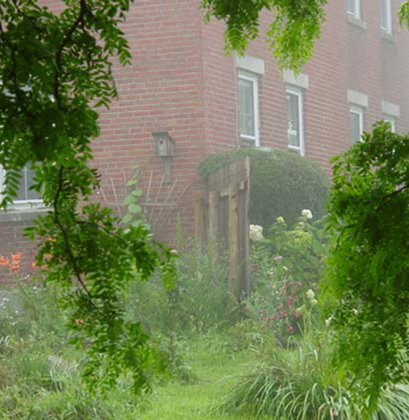
%> input picture test_imgs/test_img_4.png, 409 x 420 px, shrunk from 693 x 711 before the run
$ octave main.m   (GNU Octave 9; MATLAB toolbox functions it lacks are replaced by stand-ins)
%> lines starting %> are read from the running program, lines starting %| are printed output that depends on the picture
### wa.m
function M=wa(I1)
win1=7
s=ones(win1,win1);
sm=1/(win1.^2) .*s;
t1=imfilter(I1,sm,'conv');

% local variance of smmothed image
for i=1:win1
    for j=1:win1
        mo(i,j)=t1(i,j);
        g(i,j)=I1(i,j);
    end
end
% figure(2);
% imshow(g);
for i=1:win1
    for j=1:win1
        vo(i,j)=var(double(mo(:)));
        vg(i,j)=var(double(g(:)));
    end
end

 for i=1:win1
     for j=1:win1
         vn(i,j)=vg(i,j)-vo(i,j);
     end
 end

 for i=1:win1
     for j=1:win1
         del(i,j)=vg(i,j)-vn(i,j);
     end
 end

 for i=1:win1
    for j=1:win1
        if del(i,j)>0
            eta(i,j)=del(i,j);
        else
            eta(i,j)=0;
        end
    end
 end

[temp,originalpos] = sort( del, 'descend' );
n2 = temp(1:3);
max_n1=sum(n2);
k=(1/3).*max_n1;
u=1000/k;

for i=1:win1
    for j=1:win1
        M(i,j)=1/(1+inv(u.*eta(i,j)));
    end
end
end

### maxfilt2.m
function Y = maxfilt2(X,varargin)
%  MAXFILT2    Two-dimensional max filter
%
%     Y = MAXFILT2(X,[M N]) performs two-dimensional maximum
%     filtering on the image X using an M-by-N window. The result
%     Y contains the maximun value in the M-by-N neighborhood around
%     each pixel in the original image.
%     This function uses the van Herk algorithm for max filters.
%
%     Y = MAXFILT2(X,M) is the same as Y = MAXFILT2(X,[M M])
%
%     Y = MAXFILT2(X) uses a 3-by-3 neighborhood.
%
%     Y = MAXFILT2(..., 'shape') returns a subsection of the 2D
%     filtering specified by 'shape' :
%        'full'  - Returns the full filtering result,
%        'same'  - (default) Returns the central filter area that is the
%                   same size as X,
%        'valid' - Returns only the area where no filter elements are outside
%                  the image.
%
%     See also : MINFILT2, VANHERK
%

% Initialization
[S, shape] = parse_inputs(varargin{:});

% filtering
Y = vanherk(X,S(1),'max',shape);
Y = vanherk(Y,S(2),'max','col',shape);

%%%%%%%%%%%%%%%%%%%%%%%%%%%%%%%%%%%%%%%%%%%%%%%%%%%%%%%%%%%%%%%%%%%%%%%%%%%%%%%%%%%%%%%%%%%
function [S, shape] = parse_inputs(varargin)
shape = 'same';
flag = [0 0]; % size shape

for i = 1 : nargin
   t = varargin{i};
   if strcmp(t,'full') & flag(2) == 0
      shape = 'full';
      flag(2) = 1;
   elseif strcmp(t,'same') & flag(2) == 0
      shape = 'same';
      flag(2) = 1;
   elseif strcmp(t,'valid') & flag(2) == 0
      shape = 'valid';
      flag(2) = 1;
   elseif flag(1) == 0
      S = t;
      flag(1) = 1;
   else
      error(['Too many / Unkown parameter : ' t ])
   end
end

if flag(1) == 0
   S = [3 3];
end
if length(S) == 1;
   S(2) = S(1);
end
if length(S) ~= 2
   error('Wrong window size parameter.')
end

### vanherk.m
function Y = vanherk(X,N,TYPE,varargin)
%  VANHERK    Fast max/min 1D filter
%
%    Y = VANHERK(X,N,TYPE) performs the 1D max/min filtering of the row
%    vector X using a N-length filter.
%    The filtering type is defined by TYPE = 'max' or 'min'. This function
%    uses the van Herk algorithm for min/max filters that demands only 3
%    min/max calculations per element, independently of the filter size.
%
%    If X is a 2D matrix, each row will be filtered separately.
%
%    Y = VANHERK(...,'col') performs the filtering on the columns of X.
%
%    Y = VANHERK(...,'shape') returns the subset of the filtering specified
%    by 'shape' :
%        'full'  - Returns the full filtering result,
%        'same'  - (default) Returns the central filter area that is the
%                   same size as X,
%        'valid' - Returns only the area where no filter elements are outside
%                  the image.
%
%    X can be uint8 or double. If X is uint8 the processing is quite faster, so
%    dont't use X as double, unless it is really necessary.
%

% Initialization
[direc, shape] = parse_inputs(varargin{:});
if strcmp(direc,'col')
   X = X';
end
if strcmp(TYPE,'max')
   maxfilt = 1;
elseif strcmp(TYPE,'min')
   maxfilt = 0;
else
   error([ 'TYPE must be ' char(39) 'max' char(39) ' or ' char(39) 'min' char(39) '.'])
end

% Correcting X size
fixsize = 0;
addel = 0;
if mod(size(X,2),N) ~= 0
   fixsize = 1;
   addel = N-mod(size(X,2),N);
   if maxfilt
      f = [ X zeros(size(X,1), addel) ];
   else
      f = [X repmat(X(:,end),1,addel)];
   end
else
   f = X;
end
lf = size(f,2);
lx = size(X,2);
clear X

% Declaring aux. mat.
g = f;
h = g;

% Filling g & h (aux. mat.)
ig = 1:N:size(f,2);
ih = ig + N - 1;

g(:,ig) = f(:,ig);
h(:,ih) = f(:,ih);

if maxfilt
   for i = 2 : N
      igold = ig;
      ihold = ih;

      ig = ig + 1;
      ih = ih - 1;

      g(:,ig) = max(f(:,ig),g(:,igold));
      h(:,ih) = max(f(:,ih),h(:,ihold));
   end
else
   for i = 2 : N
      igold = ig;
      ihold = ih;

      ig = ig + 1;
      ih = ih - 1;

      g(:,ig) = min(f(:,ig),g(:,igold));
      h(:,ih) = min(f(:,ih),h(:,ihold));
   end
end
clear f

% Comparing g & h
if strcmp(shape,'full')
   ig = [ N : 1 : lf ];
   ih = [ 1 : 1 : lf-N+1 ];
   if fixsize
      if maxfilt
         Y = [ g(:,1:N-1)  max(g(:,ig), h(:,ih))  h(:,end-N+2:end-addel) ];
      else
         Y = [ g(:,1:N-1)  min(g(:,ig), h(:,ih))  h(:,end-N+2:end-addel) ];
      end
   else
      if maxfilt
         Y = [ g(:,1:N-1)  max(g(:,ig), h(:,ih))  h(:,end-N+2:end) ];
      else
         Y = [ g(:,1:N-1)  min(g(:,ig), h(:,ih))  h(:,end-N+2:end) ];
      end
   end

elseif strcmp(shape,'same')
   if fixsize
      if addel > (N-1)/2
         disp('hoi')
         ig = [ N : 1 : lf - addel + floor((N-1)/2) ];
         ih = [ 1 : 1 : lf-N+1 - addel + floor((N-1)/2)];
         if maxfilt
            Y = [ g(:,1+ceil((N-1)/2):N-1)  max(g(:,ig), h(:,ih)) ];
         else
            Y = [ g(:,1+ceil((N-1)/2):N-1)  min(g(:,ig), h(:,ih)) ];
         end
      else
         ig = [ N : 1 : lf ];
         ih = [ 1 : 1 : lf-N+1 ];
         if maxfilt
            Y = [ g(:,1+ceil((N-1)/2):N-1)  max(g(:,ig), h(:,ih))  h(:,lf-N+2:lf-N+1+floor((N-1)/2)-addel) ];
         else
            Y = [ g(:,1+ceil((N-1)/2):N-1)  min(g(:,ig), h(:,ih))  h(:,lf-N+2:lf-N+1+floor((N-1)/2)-addel) ];
         end
      end
   else % not fixsize (addel=0, lf=lx)
      ig = [ N : 1 : lx ];
      ih = [ 1 : 1 : lx-N+1 ];
      if maxfilt
         Y = [  g(:,N-ceil((N-1)/2):N-1) max( g(:,ig), h(:,ih) )  h(:,lx-N+2:lx-N+1+floor((N-1)/2)) ];
      else
         Y = [  g(:,N-ceil((N-1)/2):N-1) min( g(:,ig), h(:,ih) )  h(:,lx-N+2:lx-N+1+floor((N-1)/2)) ];
      end
   end

elseif strcmp(shape,'valid')
   ig = [ N : 1 : lx];
   ih = [ 1 : 1: lx-N+1];
   if maxfilt
      Y = [ max( g(:,ig), h(:,ih) ) ];
   else
      Y = [ min( g(:,ig), h(:,ih) ) ];
   end
end

if strcmp(direc,'col')
   Y = Y';
end
%%%%%%%%%%%%%%%%%%%%%%%%%%%%%%%%%%%%%%%%%%%%%%%%%%%%%%%%%%%%%%%%%%%%%%%%%%%%%%%%%%%%%%%%%%%
function [direc, shape] = parse_inputs(varargin)
direc = 'lin';
shape = 'same';
flag = [0 0]; % [dir shape]

for i = 1 : nargin
   t = varargin{i};
   if strcmp(t,'col') & flag(1) == 0
      direc = 'col';
      flag(1) = 1;
   elseif strcmp(t,'full') & flag(2) == 0
      shape = 'full';
      flag(2) = 1;
   elseif strcmp(t,'same') & flag(2) == 0
      shape = 'same';
      flag(2) = 1;
   elseif strcmp(t,'valid') & flag(2) == 0
      shape = 'valid';
      flag(2) = 1;
   else
      error(['Too many / Unkown parameter : ' t ])
   end
end

### guidedfilter.m
function q = guidedfilter(I, p, r, eps)
%   GUIDEDFILTER   O(1) time implementation
%
%   - guidance image: I (should be a gray-scale/single channel image)
%   - filtering input image: p (should be a gray-scale/single channel image)
%   - local window radius: r
%   - regularization parameter: eps

[hei, wid] = size(I);
N = boxfilter(ones(hei, wid), r); % the size of each local patch; N=(2r+1)^2 except for boundary pixels.

% imwrite(uint8(N), 'N.jpg');
% figure,imshow(N,[]),title('N');


mean_I = boxfilter(I, r) ./ N;
mean_p = boxfilter(p, r) ./ N;
mean_Ip = boxfilter(I.*p, r) ./ N;
cov_Ip = mean_Ip - mean_I .* mean_p; % this is the covariance of (I, p) in each local patch.

mean_II = boxfilter(I.*I, r) ./ N;
var_I = mean_II - mean_I .* mean_I;

a = cov_Ip ./ (var_I + eps); % Eqn. (5) in the paper;
b = mean_p - a .* mean_I; % Eqn. (6) in the paper;

mean_a = boxfilter(a, r) ./ N;
mean_b = boxfilter(b, r) ./ N;

q = mean_a .* I + mean_b; % Eqn. (8) in the paper;
end

### boxfilter.m
function imDst = boxfilter(imSrc, r)

%   BOXFILTER   O(1) time box filtering using cumulative sum
%
%   - Definition imDst(x, y)=sum(sum(imSrc(x-r:x+r,y-r:y+r)));
%   - Running time independent of r;
%   - Equivalent to the function: colfilt(imSrc, [2*r+1, 2*r+1], 'sliding', @sum);
%   - But much faster.

[hei, wid] = size(imSrc);
imDst = zeros(size(imSrc));

%cumulative sum over Y axis
imCum = cumsum(imSrc, 1);
%difference over Y axis
imDst(1:r+1, :) = imCum(1+r:2*r+1, :);
imDst(r+2:hei-r, :) = imCum(2*r+2:hei, :) - imCum(1:hei-2*r-1, :);
imDst(hei-r+1:hei, :) = repmat(imCum(hei, :), [r, 1]) - imCum(hei-2*r:hei-r-1, :);

%cumulative sum over X axis
imCum = cumsum(imDst, 2);
%difference over Y axis
imDst(:, 1:r+1) = imCum(:, 1+r:2*r+1);
imDst(:, r+2:wid-r) = imCum(:, 2*r+2:wid) - imCum(:, 1:wid-2*r-1);
imDst(:, wid-r+1:wid) = repmat(imCum(:, wid), [1, r]) - imCum(:, wid-2*r:wid-r-1);
end

### RMSE2.m
function [mse, rmse] = RMSE2(signal1, signal2)

% [7 lines of commented-out code are left out]


if (size(signal1) ~= size(signal2))
   error('The size of the 2 matrix are unequal')

   mse_Value = NaN;
   return;
elseif (signal1 == signal2)
   disp('Images are identical: PSNR has infinite value')

   mse_Value = Inf;
   return;
else

    maxValue = double(max(signal1(:)));

    % Calculate MSE, mean square error.
    signal3 = (double(signal1) - double(signal2)) .^ 2;
    [rows columns] = size(signal1);

    mse = 10*log10(sum(signal3(:)) ./ (rows * columns));
    rmse = 10*log10(sqrt(mse));

    % Calculate PSNR (Peak Signal to noise ratio)

end

end

### meanAbsoluteError.m
function [mae] = meanAbsoluteError(signal1, signal2)

originalRowSize = size(signal1,1);
originalColSize = size(signal1,2);

signal1 = double(signal1(:));
signal2 = double(signal2(:));

mae = sum(abs(signal1 - signal2))/(originalRowSize*originalColSize);

end

### psnr.m
%计算峰值信噪比
%x为原始图像
%y为输出图像
function psnr=psnr(x,y)
x=double(x);
y=double(y);
[m n l]=size(x);
cs1=n*m*l*255*255;
cd1=sum((x(:)-y(:)).^2);
psnr=10*log10(cs1/cd1);

### main.m
clear all;
close all;
clc;

pkg load signal

pkg load image
dbstop if error
I1=imread('D:\codes_old\Devi\test_img_4.png');
%> I1 is the input picture: size 420x409x3 uint8; mean R, G, B 113.7, 127.2, 83.7
i11=I1;
figure(1);
% set(gcf,'outerposition',get(0,'screensize'));
% subplot(221)
imshow(I1);
title('Given image','Fontsize',20);
imwrite(I1,'D:\codes_old\Devi\Figures\Image4\given_img.png');
[h,w,s]=size(I1);
%> h = 420; w = 409; s = 3
min_I=zeros(h,w);

w0=0.65;
t0=0.1;

%darkchannel
for i=1:h
    for j=1:w
        dark_I(i,j)=min(min(I1(i,j,:)));
    end
end
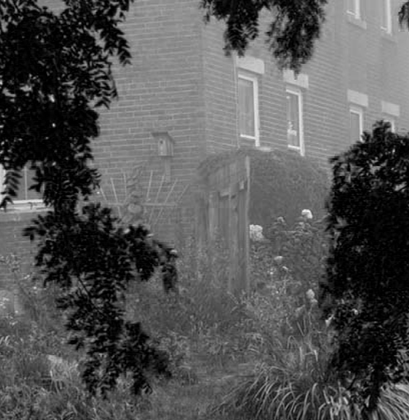
%> dark_I: size 420x409 uint8; min 0, max 241, mean 83.5

% subplot(222)
figure(2)
imshow(dark_I);
title('dark channnel','Fontsize',20');
imwrite(dark_I,'D:\codes_old\Devi\Figures\Image4\darkchannel.png');

Max_dark_channel=double(max(max(dark_I)));
%> Max_dark_channel = 241
dark_channel=double(dark_I);
t=1-w0*(dark_channel/Max_dark_channel);

% subplot(223)
figure(3)
T=uint8(t*255);
imshow(T);
title('Transmittance','Fontsize',20);
imwrite(T,'D:\codes_old\Devi\Figures\Image4\transmittance.png');

t=max(t,t0);

% he' method
I1=double(I1);
%> I1: size 420x409x3 double
J(:,:,1) = uint8((I1(:,:,1) - (1-t)*Max_dark_channel)./t);

J(:,:,2) = uint8((I1(:,:,2) - (1-t)*Max_dark_channel)./t);

J(:,:,3) =uint8((I1(:,:,3) - (1-t)*Max_dark_channel)./t);
%> J: size 420x409x3 uint8
% subplot(224)
figure(4)
imshow(J);
title('He et al method','Fontsize',20);
imwrite(J,'D:\codes_old\Devi\Figures\Image4\He_et_al.png');

% weight analysis
tic
M=wa(I1);
%> after the loop in wa, `for i=1:win1`: g = [62 88 110 143 194 136 63; 50 55 75 108 141 101 53; 50 36 43 66 76 59 46; 61 54 41 46 51 55 46; 86 96 58 36 42 65 54; 105 134 90 45 39 65 68; 102 139 126 85 52 60 84]; mo = [22.2 31.63 38.8 43.04 41.86 42.16 44.53; 27.84 38.12 46.61 51.96 49.71 48.78 50.82; 35.47 46.55 56.37 63.1 59.76 56.9 57.8; 44.69 56.84 67.88 76.33 72.41 67.65 66.76; 46.45 56.53 66.51 75.98 72.65 66.67 63.55; 50.37 60.59 71.31 82.55 80.41 73.43 67.59; 54.29 65.94 78.43 91.24 90.16 82.29 73.67]
%> after the loop in wa, `for i=1:win1`: vg = [1247.3 1247.3 1247.3 1247.3 1247.3 1247.3 1247.3; 1247.3 1247.3 1247.3 1247.3 1247.3 1247.3 1247.3; 1247.3 1247.3 1247.3 1247.3 1247.3 1247.3 1247.3; 1247.3 1247.3 1247.3 1247.3 1247.3 1247.3 1247.3; 1247.3 1247.3 1247.3 1247.3 1247.3 1247.3 1247.3; 1247.3 1247.3 1247.3 1247.3 1247.3 1247.3 1247.3; 1247.3 1247.3 1247.3 1247.3 1247.3 1247.3 1247.3]; vo = [261.9 261.9 261.9 261.9 261.9 261.9 261.9; 261.9 261.9 261.9 261.9 261.9 261.9 261.9; 261.9 261.9 261.9 261.9 261.9 261.9 261.9; 261.9 261.9 261.9 261.9 261.9 261.9 261.9; 261.9 261.9 261.9 261.9 261.9 261.9 261.9; 261.9 261.9 261.9 261.9 261.9 261.9 261.9; 261.9 261.9 261.9 261.9 261.9 261.9 261.9]
%> after the loop in wa, `for i=1:win1`: vn = [985.4 985.4 985.4 985.4 985.4 985.4 985.4; 985.4 985.4 985.4 985.4 985.4 985.4 985.4; 985.4 985.4 985.4 985.4 985.4 985.4 985.4; 985.4 985.4 985.4 985.4 985.4 985.4 985.4; 985.4 985.4 985.4 985.4 985.4 985.4 985.4; 985.4 985.4 985.4 985.4 985.4 985.4 985.4; 985.4 985.4 985.4 985.4 985.4 985.4 985.4]
%> after the loop in wa, `for i=1:win1`: del has the same summary as vo
%> after the loop in wa, `for i=1:win1`: eta has the same summary as vo
%> in wa, `[temp,originalpos] = sort( del, 'descend' );`: temp has the same summary as vo; originalpos = [1 1 1 1 1 1 1; 2 2 2 2 2 2 2; 3 3 3 3 3 3 3; 4 4 4 4 4 4 4; 5 5 5 5 5 5 5; 6 6 6 6 6 6 6; 7 7 7 7 7 7 7]
%> in wa, `n2 = temp(1:3);`: n2 = [261.9 261.9 261.9]
%> in wa, `max_n1=sum(n2);`: max_n1 = 785.8
%> in wa, `k=(1/3).*max_n1;`: k = 261.9
%> in wa, `u=1000/k;`: u = 3.82
%> after the loop in wa, `for i=1:win1`: M = [0.999 0.999 0.999 0.999 0.999 0.999 0.999; 0.999 0.999 0.999 0.999 0.999 0.999 0.999; 0.999 0.999 0.999 0.999 0.999 0.999 0.999; 0.999 0.999 0.999 0.999 0.999 0.999 0.999; 0.999 0.999 0.999 0.999 0.999 0.999 0.999; 0.999 0.999 0.999 0.999 0.999 0.999 0.999; 0.999 0.999 0.999 0.999 0.999 0.999 0.999]


win=7;

% % % % % % % % % % % % % % % % % % % % %
%  for b1=1:3
kenlRatio = .01;
minAtomsLight = 200;
krnlsz = floor(max([3, w*kenlRatio, h*kenlRatio]))
%> krnlsz = 4
dc = zeros(h,w);

for y=1:h

    for x=1:w

        dc(y,x) = min(I1(y,x,:));

    end

end
dc2 = maxfilt2(dc, [krnlsz,krnlsz]);
%> the loop in parse_inputs, `for i = 1 : nargin` made 1 pass
%> S on pass 1: [4 4]
%> after the loop in parse_inputs, `for i = 1 : nargin`: flag = [1 0]; shape = 'same'
%> in maxfilt2, `[S, shape] = parse_inputs(varargin{:});`: S = [4 4]; shape = 'same'
%> the loop in parse_inputs, `for i = 1 : nargin` made 1 pass
%> t on pass 1: 'same'
%> after the loop in parse_inputs, `for i = 1 : nargin`: direc = 'lin'; flag = [0 1]; shape = 'same'
%> in vanherk, `[direc, shape] = parse_inputs(varargin{:});`: direc = 'lin'
%> in vanherk, `addel = N-mod(size(X,2),N);`: addel = 3
%> in vanherk, `ig = 1:N:size(f,2);`: ig = 103 values from 1 to 409
%> in vanherk, `ih = ig + N - 1;`: ih = 103 values from 4 to 412
%> the loop in vanherk, `for i = 2 : N` made 3 passes
%> after the loop in vanherk, `for i = 2 : N`:
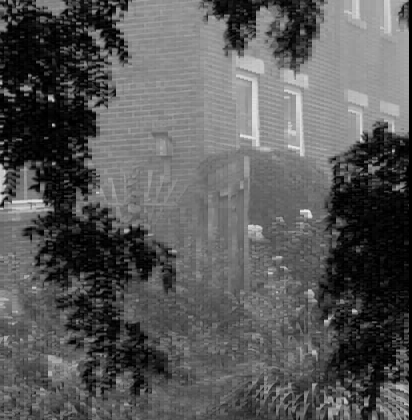
%> h: size 420x412 double; min 0, max 241, mean 88.1
%> after the loop in vanherk, `for i = 2 : N`: ih = 103 values from 1 to 409
%> in vanherk, `ig = [ N : 1 : lf - addel + floor((N-1)/2) ];`: ig = 407 values from 4 to 410
%> in vanherk, `ih = [ 1 : 1 : lf-N+1 - addel + floor((N-1)/2)];`: ih = 407 values from 1 to 407
%> call 2 of vanherk, with N = 4, TYPE = 'max'
%> the loop in parse_inputs (call 2), `for i = 1 : nargin` made 2 passes
%> in vanherk (call 2), `[direc, shape] = parse_inputs(varargin{:});`: direc = 'col'
%> in vanherk (call 2), `ig = 1:N:size(f,2);`: ig = 105 values from 1 to 417
%> in vanherk (call 2), `ih = ig + N - 1;`: ih = 105 values from 4 to 420
%> the loop in vanherk (call 2), `for i = 2 : N` made 3 passes
%> after the loop in vanherk (call 2), `for i = 2 : N`:
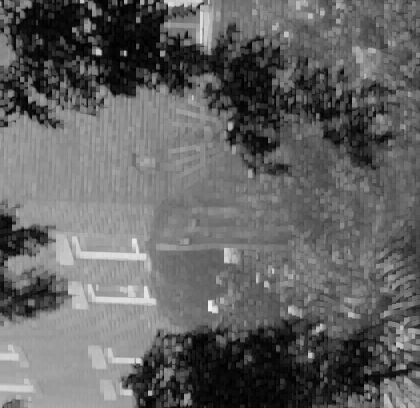
%> h: size 408x420 double; min 0, max 241, mean 99
%> after the loop in vanherk (call 2), `for i = 2 : N`: ih = 105 values from 1 to 417
%> in vanherk (call 2), `ig = [ N : 1 : lx ];`: ig = 417 values from 4 to 420
%> in vanherk (call 2), `ih = [ 1 : 1 : lx-N+1 ];`: ih = 417 values from 1 to 417

dc2(h,w)=0;

t1 = 255 - dc2;
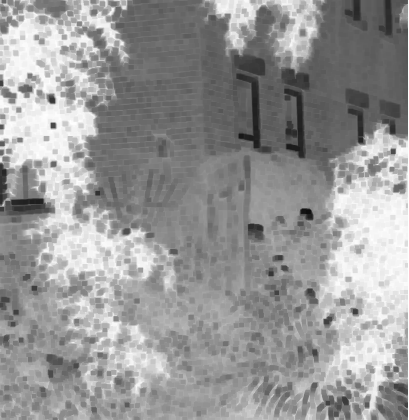
%> t1: size 420x409 double; min 14, max 255, mean 151.4
t_d=double(t1)/255;
 r = krnlsz*4;
%> r = 16
eps = 10^-6;
A = min([minAtomsLight, max(max(dc2))])
%> A = 200
tem1=imfilter(t_d,M,'conv');


% filtered = guidedfilter_color(double(img)/255, t_d, r, eps);
filtered = guidedfilter(double(rgb2gray(I1))/255, t_d, r, eps);
%> in boxfilter, `imDst(:, wid-r+1:wid) = repmat(imCum(:, wid), [1, r]) - imCum(:, wid-2..`: imDst: size 420x409 double; min 289, max 1089, mean 1046.1
%> in boxfilter (call 2), `imDst(hei-r+1:hei, :) = repmat(imCum(hei, :), [r, 1]) - imCum(hei-2*r:..`: imDst: size 420x409 double; min 1.26, max 28.81, mean 15
%> in boxfilter (call 2), `imDst(:, 1:r+1) = imCum(:, 1+r:2*r+1);`: imDst: size 420x409 double; min 1.26, max 602, mean 27.5
%> in boxfilter (call 2), `imDst(:, wid-r+1:wid) = repmat(imCum(:, wid), [1, r]) - imCum(:, wid-2..`: imDst: size 420x409 double; min 86.19, max 746.3, mean 485.7
%> call 3 of boxfilter, with r = 16
%> in boxfilter (call 3), `imDst(hei-r+1:hei, :) = repmat(imCum(hei, :), [r, 1]) - imCum(hei-2*r:..`: imDst: size 420x409 double; min 2.85, max 33, mean 19.2
%> in boxfilter (call 3), `imDst(:, 1:r+1) = imCum(:, 1+r:2*r+1);`:
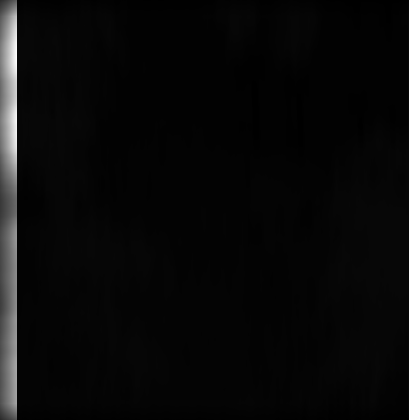
%> imDst: size 420x409 double; min 2.85, max 996.6, mean 39.6; drawn with min black and max white
%> in boxfilter (call 3), `imDst(:, wid-r+1:wid) = repmat(imCum(:, wid), [1, r]) - imCum(:, wid-2..`:
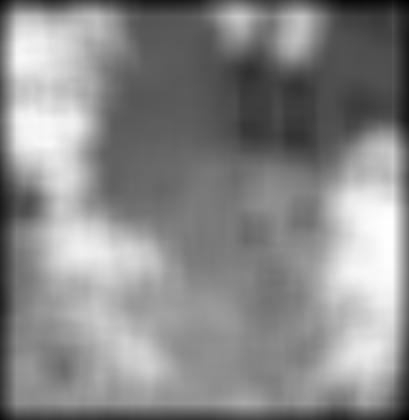
%> imDst: size 420x409 double; min 130.6, max 1040.6, mean 620.3; drawn with min black and max white
%> call 4 of boxfilter, with r = 16
%> in boxfilter (call 4), `imCum = cumsum(imSrc, 1);`:
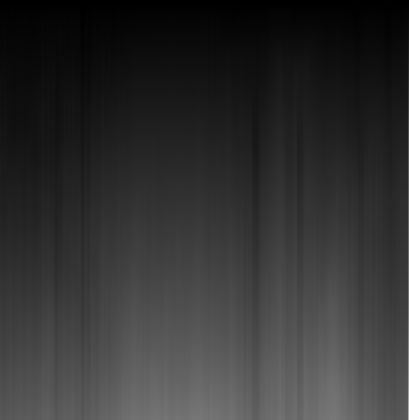
%> imCum: size 420x409 double; min 0.0485, max 175.4, mean 49

td = filtered;
tem2=imfilter(td,tem1,'conv');


img_d=double(I1);
tem2=td;
figure(5),
% subplot(2,2,1),
imshow(i11),title('given image','Fontsize',20);
%imwrite(i11,'D:\codes_old\Devi\Figures\Image4\given_img_5.png');

% subplot(2,2,2),
figure(6)
imshow(tem1,[]),title('using wa','Fontsize',20);
%imwrite(tem1,'D:\codes_old\Devi\Figures\Image4\wa.png');

% subplot(2,2,3),
figure(7)
imshow(tem2,[]),title('filtered transmittance','Fontsize',20);
imwrite(tem2,'D:\codes_old\Devi\Figures\Image4\filtered_transmittance.png');

F(:,:,1) = (img_d(:,:,1) - (1-td).*A)./td;

F(:,:,2) = (img_d(:,:,2) - (1-td).*A)./td;

F(:,:,3) = (img_d(:,:,3) - (1-td).*A)./td;
%


% subplot(2,2,4),
figure(8)
imshow(uint8(F)),title('final op','Fontsize',20);
imwrite(uint8(F),'D:\codes_old\Devi\Figures\Image4\final_op.png');

figure(5)
% subplot(1,3,1),
figure(9)
imshow(uint8(I1));title('given image','Fontsize',20);
%imwrite(uint8(I1),'D:\codes_old\Devi\Figures\Image4\given_img_9.png');

% subplot(1,3,2),
figure(10)
imshow(J);title('He et al method','Fontsize',20);
imwrite(J,'D:\codes_old\Devi\Figures\Image4\He_et_al_method.png');

% subplot(1,3,3),
figure(11)
imshow(uint8(F));title('using wa','Fontsize',20);
imwrite(uint8(F),'D:\codes_old\Devi\Figures\Image4\using_wa.png');
toc
% [8 lines of commented-out code are left out]
 [mse1,rmse1]=RMSE2(I1,J);
%> in RMSE2, `maxValue = double(max(signal1(:)));`: maxValue = 255
%> in RMSE2, `mse = 10*log10(sum(signal3(:)) ./ (rows * columns));`: mse = 31.98
%> in RMSE2, `rmse = 10*log10(sqrt(mse));`: rmse = 7.52
%> mse1 = 31.98; rmse1 = 7.52
 [mse2,rmse2]=RMSE2(I1,uint8(F));
%> mse2 = 35.11; rmse2 = 7.73
 disp(mse1)
%| 31.982
 disp(mse2)
%| 35.106

 mae1=meanAbsoluteError(I1,J);
%> in meanAbsoluteError, `mae = sum(abs(signal1 - signal2))/(originalRowSize*originalColSize);`: mae = 102.5
%> mae1 = 102.5
 mae2=meanAbsoluteError(I1,uint8(F));
%> mae2 = 153
 disp(mae1)
%| 102.50
 disp(mae2)
%| 153.02

PSNR1=psnr(J,I1);
%> in psnr, `cd1=sum((x(:)-y(:)).^2);`: cd1 = 813397881
%> in psnr, `psnr=10*log10(cs1/cd1);`: psnr = 16.15
%> PSNR1 = 16.15
PS=psnr(I1,uint8(F));
%> PS = 13.03
disp(PSNR1)
%| 16.149
disp(PS)
%| 13.025

figure(12)
% [19 lines of commented-out code are left out]
bar([PS PSNR1;mse2 mse1;mae2 mae1]);
xticklabels({'PSNR','MSE','MAE'})
legend('He et al','using WA','Location','NorthEastOutside');
saveas(gcf,'example.jpg')
%exportgraphics(gcf, 'D:\codes_old\Devi\Figures\Image4\img_12.png', 'Resolution', 100)
